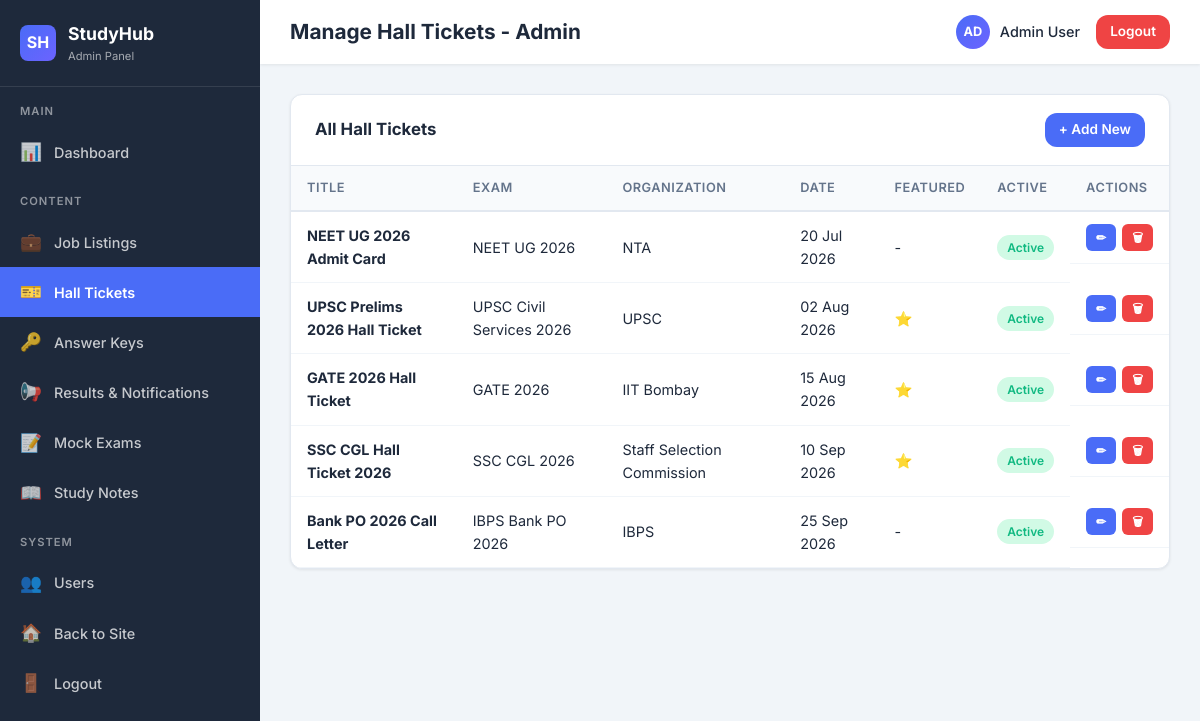
/admin/hall_tickets.php (signed in), run on the app's committed database.
### tables this page shows
CREATE TABLE users (
    id INT AUTO_INCREMENT PRIMARY KEY,
    username VARCHAR(50) NOT NULL UNIQUE,
    email VARCHAR(100) NOT NULL UNIQUE,
    password VARCHAR(255) NOT NULL,
    full_name VARCHAR(100),
    avatar VARCHAR(255) DEFAULT 'default.png',
    bio TEXT,
    education VARCHAR(255),
    role ENUM('user', 'admin') DEFAULT 'user',
    created_at TIMESTAMP DEFAULT CURRENT_TIMESTAMP,
    updated_at TIMESTAMP DEFAULT CURRENT_TIMESTAMP ON UPDATE CURRENT_TIMESTAMP
);

CREATE TABLE hall_tickets (
    id INT AUTO_INCREMENT PRIMARY KEY,
    title VARCHAR(200) NOT NULL,
    exam_name VARCHAR(200) NOT NULL,
    description TEXT,
    exam_date DATE,
    download_url VARCHAR(500),
    organization VARCHAR(200),
    instructions TEXT,
    is_active TINYINT(1) DEFAULT 1,
    is_featured TINYINT(1) DEFAULT 0,
    created_at TIMESTAMP DEFAULT CURRENT_TIMESTAMP
);

### config/database.php (called while the page is built, shortened)
<?php
function getUser($conn, $user_id) {
    $stmt = $conn->prepare("SELECT * FROM users WHERE id = ?");
    $stmt->bind_param("i", $user_id);
    $stmt->execute();
    $result = $stmt->get_result();
    return $result->fetch_assoc();
}

### admin/hall_tickets.php (the view, shortened to what this page needs)
<?php
$page_title = 'Manage Hall Tickets';
include 'includes/header.php';
$action = $_GET['action'] ?? 'list';
$edit_id = intval($_GET['id'] ?? 0);
$items = $conn->query("SELECT * FROM hall_tickets ORDER BY exam_date ASC");
$edit_item = $edit_id ? $conn->query("SELECT * FROM hall_tickets WHERE id=$edit_id")->fetch_assoc() : null;
?>
<?php if ($action == 'add' || $edit_item): ?>
<a href="hall_tickets.php" class="back-link">← Back to Hall Tickets</a>
<div class="admin-card">
    <div class="admin-card-header"><h3><?php echo $edit_item ? 'Edit Hall Ticket' : 'Add Hall Ticket'; ?></h3></div>
    <div class="admin-card-body">
        <form method="POST" class="admin-form">
            <?php if ($edit_item): ?><input type="hidden" name="id" value="<?php echo $edit_item['id']; ?>"><?php endif; ?>
            <div class="form-row">
                <div class="form-group">
                    <label class="form-label">Title</label>
                    <input type="text" name="title" class="form-input" required value="<?php echo htmlspecialchars($edit_item['title'] ?? ''); ?>">
                </div>
                <div class="form-group">
                    <label class="form-label">Exam Name</label>
                    <input type="text" name="exam_name" class="form-input" required value="<?php echo htmlspecialchars($edit_item['exam_name'] ?? ''); ?>">
                </div>
            </div>
            <div class="form-group">
                <label class="form-label">Organization</label>
                <input type="text" name="organization" class="form-input" required value="<?php echo htmlspecialchars($edit_item['organization'] ?? ''); ?>">
            </div>
            <div class="form-group">
                <label class="form-label">Description</label>
                <textarea name="description" class="form-textarea"><?php echo htmlspecialchars($edit_item['description'] ?? ''); ?></textarea>
            </div>
            <div class="form-row">
                <div class="form-group">
                    <label class="form-label">Exam Date</label>
                    <input type="date" name="exam_date" class="form-input" required value="<?php echo $edit_item['exam_date'] ?? ''; ?>">
                </div>
                <div class="form-group">
                    <label class="form-label">Download URL</label>
                    <input type="text" name="download_url" class="form-input" placeholder="https://..." value="<?php echo htmlspecialchars($edit_item['download_url'] ?? ''); ?>">
                </div>
            </div>
            <div class="form-group">
                <label class="form-label">Instructions</label>
                <textarea name="instructions" class="form-textarea"><?php echo htmlspecialchars($edit_item['instructions'] ?? ''); ?></textarea>
            </div>
            <div style="display:flex;gap:20px;margin-bottom:20px;">
                <label><input type="checkbox" name="is_featured" value="1" <?php echo ($edit_item['is_featured'] ?? 0) ? 'checked' : ''; ?>> Featured</label>
                <?php if ($edit_item): ?>
                <label><input type="checkbox" name="is_active" value="1" <?php echo $edit_item['is_active'] ? 'checked' : ''; ?>> Active</label>
                <?php endif; ?>
            </div>
            <button type="submit" name="<?php echo $edit_item ? 'edit' : 'add'; ?>" class="btn btn-primary"><?php echo $edit_item ? 'Update' : 'Add Hall Ticket'; ?></button>
        </form>
    </div>
</div>
<?php if ($edit_item):
    $hp = $conn->query("SELECT * FROM hall_ticket_posts WHERE hall_ticket_id = {$edit_item['id']} ORDER BY id");
    if ($_SERVER['REQUEST_METHOD'] === 'POST' && isset($_POST['add_post'])) {
        $h_id = intval($_POST['ht_id']);
        $pname = $conn->real_escape_string($_POST['post_name']);
        $etime = $conn->real_escape_string($_POST['exam_time']);
        $durl = $conn->real_escape_string($_POST['download_url']);
        $conn->query("INSERT INTO hall_ticket_posts (hall_ticket_id, post_name, exam_time, download_url) VALUES ($h_id, '$pname', '$etime', '$durl')");
        echo '<script>window.location.href="hall_tickets.php?id='.$edit_item['id'].'&msg=post_added";</script>'; exit;
    }
    if (isset($_GET['del_post'])) {
        $conn->query("DELETE FROM hall_ticket_posts WHERE id=".intval($_GET['del_post']));
        echo '<script>window.location.href="hall_tickets.php?id='.$edit_item['id'].'&msg=post_deleted";</script>'; exit;
    }
    $hp = $conn->query("SELECT * FROM hall_ticket_posts WHERE hall_ticket_id = {$edit_item['id']} ORDER BY id");
?>
<div class="admin-card" style="margin-top:20px;">
    <div class="admin-card-header"><h3>Exam Posts / Papers</h3></div>
    <div class="admin-card-body" style="padding:0;">
        <table class="admin-table">
            <thead><tr><th>Post Name</th><th>Time</th><th>Download URL</th><th>Actions</th></tr></thead>
            <tbody><?php if ($hp->num_rows==0): ?><tr><td colspan="4" style="text-align:center;color:#94a3b8;">No posts added yet.</td></tr><?php endif; while($p=$hp->fetch_assoc()): ?>
                <tr><td><?php echo htmlspecialchars($p['post_name']); ?></td><td><?php echo htmlspecialchars($p['exam_time'] ?: '-'); ?></td><td style="max-width:200px;overflow:hidden;text-overflow:ellipsis;"><?php echo htmlspecialchars($p['download_url'] ?: '-'); ?></td>
                <td class="actions"><a href="hall_tickets.php?id=<?php echo $edit_item['id']; ?>&del_post=<?php echo $p['id']; ?>" class="btn btn-sm btn-danger btn-xs" onclick="return confirm('Delete post?')">🗑</a></td></tr>
            <?php endwhile; ?></tbody>
        </table>
    </div>
    <div class="admin-card-body" style="border-top:1px solid #eef2f6;">
        <form method="POST" style="display:flex;gap:10px;flex-wrap:wrap;align-items:flex-end;">
            <input type="hidden" name="ht_id" value="<?php echo $edit_item['id']; ?>">
            <div><label class="form-label" style="font-size:.78rem;">Post Name</label><input type="text" name="post_name" class="form-input" required style="min-width:180px;"></div>
            <div><label class="form-label" style="font-size:.78rem;">Time</label><input type="text" name="exam_time" class="form-input" placeholder="e.g. 10:00 AM" style="min-width:130px;"></div>
            <div><label class="form-label" style="font-size:.78rem;">Download URL</label><input type="text" name="download_url" class="form-input" placeholder="https://..." style="min-width:200px;"></div>
            <button type="submit" name="add_post" class="btn btn-primary btn-sm">+ Add</button>
        </form>
    </div>
</div>
<?php endif; ?>
<?php else: ?>
<div class="admin-card">
    <div class="admin-card-header"><h3>All Hall Tickets</h3><a href="hall_tickets.php?action=add" class="btn btn-primary btn-sm">+ Add New</a></div>
    <div class="admin-card-body" style="padding:0;">
        <table class="admin-table">
            <thead><tr><th>Title</th><th>Exam</th><th>Organization</th><th>Date</th><th>Featured</th><th>Active</th><th>Actions</th></tr></thead>
            <tbody>
                <?php while ($i = $items->fetch_assoc()): ?>
                <tr>
                    <td><strong><?php echo htmlspecialchars($i['title']); ?></strong></td>
                    <td><?php echo htmlspecialchars($i['exam_name']); ?></td>
                    <td><?php echo htmlspecialchars($i['organization']); ?></td>
                    <td><?php echo date('d M Y', strtotime($i['exam_date'])); ?></td>
                    <td><?php echo $i['is_featured'] ? '⭐' : '-'; ?></td>
                    <td><span class="admin-badge" style="background:<?php echo $i['is_active']?'var(--success-light)':'var(--danger-light)'; ?>;color:<?php echo $i['is_active']?'var(--success)':'var(--danger)'; ?>;"><?php echo $i['is_active']?'Active':'Inactive'; ?></span></td>
                    <td class="actions">
                        <a href="hall_tickets.php?id=<?php echo $i['id']; ?>" class="btn btn-sm btn-primary btn-xs">✏</a>
                        <a href="hall_tickets.php?del=<?php echo $i['id']; ?>" class="btn btn-sm btn-danger btn-xs" onclick="return confirm('Delete?')">🗑</a>
                    </td>
                </tr>
                <?php endwhile; ?>
            </tbody>
        </table>
    </div>
</div>
<?php endif; ?>
<?php include 'includes/footer.php'; ?>

### admin/includes/header.php (shortened to what this page needs)
<?php
require_once dirname(__DIR__, 2) . '/config/database.php';
$current_page = basename($_SERVER['PHP_SELF']);
$admin_user = getUser($conn, $_SESSION['user_id']);
$page_title = isset($page_title) ? $page_title . ' - Admin' : 'Admin Panel';
?><!DOCTYPE html>
<html lang="en">
<head>
    <link rel="stylesheet" href="<?php echo SITE_URL; ?>/css/style.css">
    <link rel="stylesheet" href="css/admin.css">
</head>
<body>
<div class="admin-wrapper">
    <aside class="admin-sidebar" id="adminSidebar">
        <div class="admin-sidebar-header">
            <div class="logo-icon">SH</div>
            <div>
                <h3>StudyHub</h3>
                <small>Admin Panel</small>
            </div>
        </div>
        <div class="nav-section">Main</div>
        <a href="index.php" class="<?php echo $current_page == 'index.php' ? 'active' : ''; ?>">
            <span class="icon">📊</span> <span>Dashboard</span>
        </a>
        <div class="nav-section">Content</div>
        <a href="jobs.php" class="<?php echo $current_page == 'jobs.php' || $current_page == 'job_add.php' || $current_page == 'job_edit.php' ? 'active' : ''; ?>">
            <span class="icon">💼</span> <span>Job Listings</span>
        </a>
        <a href="hall_tickets.php" class="<?php echo $current_page == 'hall_tickets.php' || $current_page == 'hall_ticket_add.php' || $current_page == 'hall_ticket_edit.php' ? 'active' : ''; ?>">
            <span class="icon">🎫</span> <span>Hall Tickets</span>
        </a>
        <a href="answer_keys.php" class="<?php echo $current_page == 'answer_keys.php' || $current_page == 'answer_key_add.php' || $current_page == 'answer_key_edit.php' ? 'active' : ''; ?>">
            <span class="icon">🔑</span> <span>Answer Keys</span>
        </a>
        <a href="results.php" class="<?php echo $current_page == 'results.php' || $current_page == 'result_add.php' || $current_page == 'result_edit.php' ? 'active' : ''; ?>">
            <span class="icon">📢</span> <span>Results & Notifications</span>
        </a>
        <a href="exams.php" class="<?php echo $current_page == 'exams.php' || $current_page == 'exam_add.php' || $current_page == 'exam_edit.php' || $current_page == 'questions.php' ? 'active' : ''; ?>">
            <span class="icon">📝</span> <span>Mock Exams</span>
        </a>
        <a href="notes.php" class="<?php echo $current_page == 'notes.php' || $current_page == 'note_add.php' || $current_page == 'note_edit.php' ? 'active' : ''; ?>">
            <span class="icon">📖</span> <span>Study Notes</span>
        </a>
        <div class="nav-section">System</div>
        <a href="users.php" class="<?php echo $current_page == 'users.php' ? 'active' : ''; ?>">
            <span class="icon">👥</span> <span>Users</span>
        </a>
        <a href="<?php echo SITE_URL; ?>/index.php">
            <span class="icon">🏠</span> <span>Back to Site</span>
        </a>
        <a href="<?php echo SITE_URL; ?>/auth/logout.php">
            <span class="icon">🚪</span> <span>Logout</span>
        </a>
    </aside>
    <div class="admin-main">
        <div class="admin-topbar">
            <div style="display:flex;align-items:center;gap:12px;">
                <h2><?php echo $page_title ?? 'Dashboard'; ?></h2>
            </div>
            <div class="admin-topbar-right">
                <span class="admin-user">
                    <span class="admin-avatar"><?php echo strtoupper(substr($admin_user['full_name'] ?: $admin_user['username'], 0, 2)); ?></span>
                    <?php echo htmlspecialchars($admin_user['full_name'] ?: $admin_user['username']); ?>
                </span>
                <a href="<?php echo SITE_URL; ?>/auth/logout.php" class="btn btn-sm" style="background:var(--danger);color:white;">Logout</a>
            </div>
        </div>
        <div class="admin-content">

### css/style.css (style rules this page uses)
:root { --primary: #4A6CF7; --primary-dark: #3B5DE7; --primary-light: #EEF1FF; --secondary: #6C63FF; --success: #10B981; --success-light: #D1FAE5; --warning: #F59E0B; --warning-light: #FEF3C7; --danger: #EF4444; --danger-light: #FEE2E2; --info: #3B82F6; --info-light: #DBEAFE; --dark: #0F172A; --gray-900: #1E293B; --gray-700: #334155; --gray-500: #64748B; --gray-300: #CBD5E1; --gray-200: #E2E8F0; --gray-100: #F1F5F9; --white: #FFFFFF; --bg: #F8FAFC; --shadow-sm: 0 1px 2px rgba(0,0,0,0.05); --shadow: 0 4px 6px -1px rgba(0,0,0,0.1), 0 2px 4px -2px rgba(0,0,0,0.1); --shadow-lg: 0 10px 15px -3px rgba(0,0,0,0.1), 0 4px 6px -4px rgba(0,0,0,0.1); --shadow-xl: 0 20px 25px -5px rgba(0,0,0,0.1), 0 8px 10px -6px rgba(0,0,0,0.1); --radius: 12px; --radius-lg: 16px; --radius-full: 9999px; --transition: all 0.3s cubic-bezier(0.4, 0, 0.2, 1); }
*, *::before, *::after { box-sizing: border-box; margin: 0; padding: 0; }
html { scroll-behavior: smooth; }
body { font-family: 'Inter', -apple-system, BlinkMacSystemFont, sans-serif; background: var(--bg); color: var(--gray-900); line-height: 1.6; min-height: 100vh; }
a { text-decoration: none; color: var(--primary); transition: var(--transition); }
.logo-icon { width: 38px; height: 38px; background: linear-gradient(135deg, var(--primary), var(--secondary)); border-radius: 10px; display: flex; align-items: center; justify-content: center; color: white; font-size: 1.2rem; font-weight: 700; }
.btn { display: inline-flex; align-items: center; justify-content: center; gap: 8px; padding: 10px 24px; border-radius: var(--radius); font-weight: 600; font-size: 0.95rem; border: none; cursor: pointer; transition: var(--transition); font-family: inherit; }
.btn-primary { background: var(--primary); color: var(--white); }
.btn-danger { background: var(--danger); color: var(--white); }
.btn-sm { padding: 6px 14px; font-size: 0.85rem; }

### data on the page
users: full_name "AD", full_name "Admin User"
hall_tickets: title "NEET UG 2026 Admit Card", exam_name "NEET UG 2026", organization "NTA", exam_date "20 Jul 2026", is_active "Active"
hall_tickets: title "UPSC Prelims 2026 Hall Ticket", exam_name "UPSC Civil Services 2026", organization "UPSC", exam_date "02 Aug 2026", is_active "Active"
hall_tickets: title "GATE 2026 Hall Ticket", exam_name "GATE 2026", organization "IIT Bombay", exam_date "15 Aug 2026", is_active "Active"
hall_tickets: title "SSC CGL Hall Ticket 2026", exam_name "SSC CGL 2026", organization "Staff Selection Commission", exam_date "10 Sep 2026", is_active "Active"
hall_tickets: title "Bank PO 2026 Call Letter", exam_name "IBPS Bank PO 2026", organization "IBPS", exam_date "25 Sep 2026", is_active "Active"

### other printed values
$page_title "Manage Hall Tickets - Admin"
